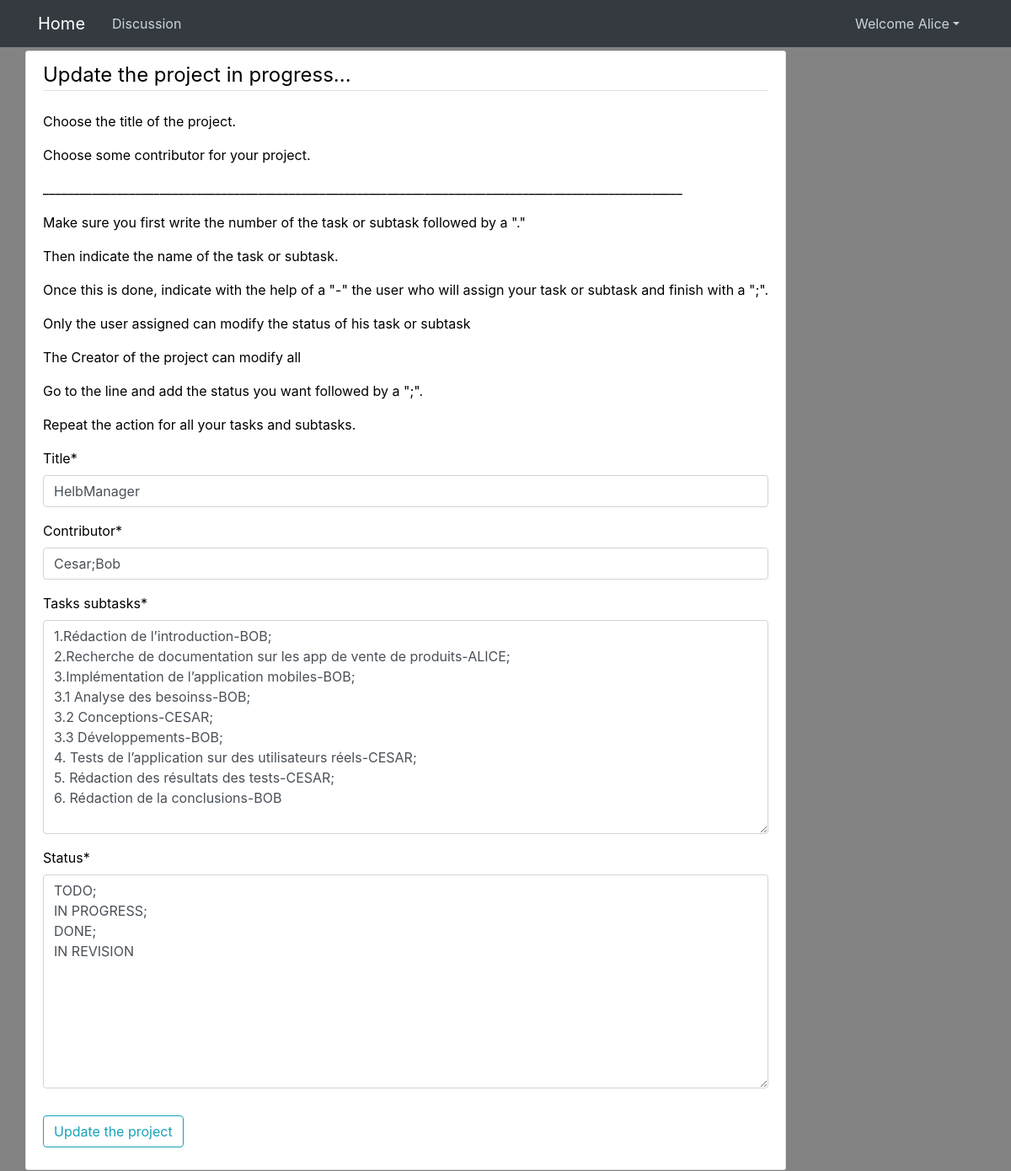
The page /post/1/update (signed in) on the database as committed earlier.
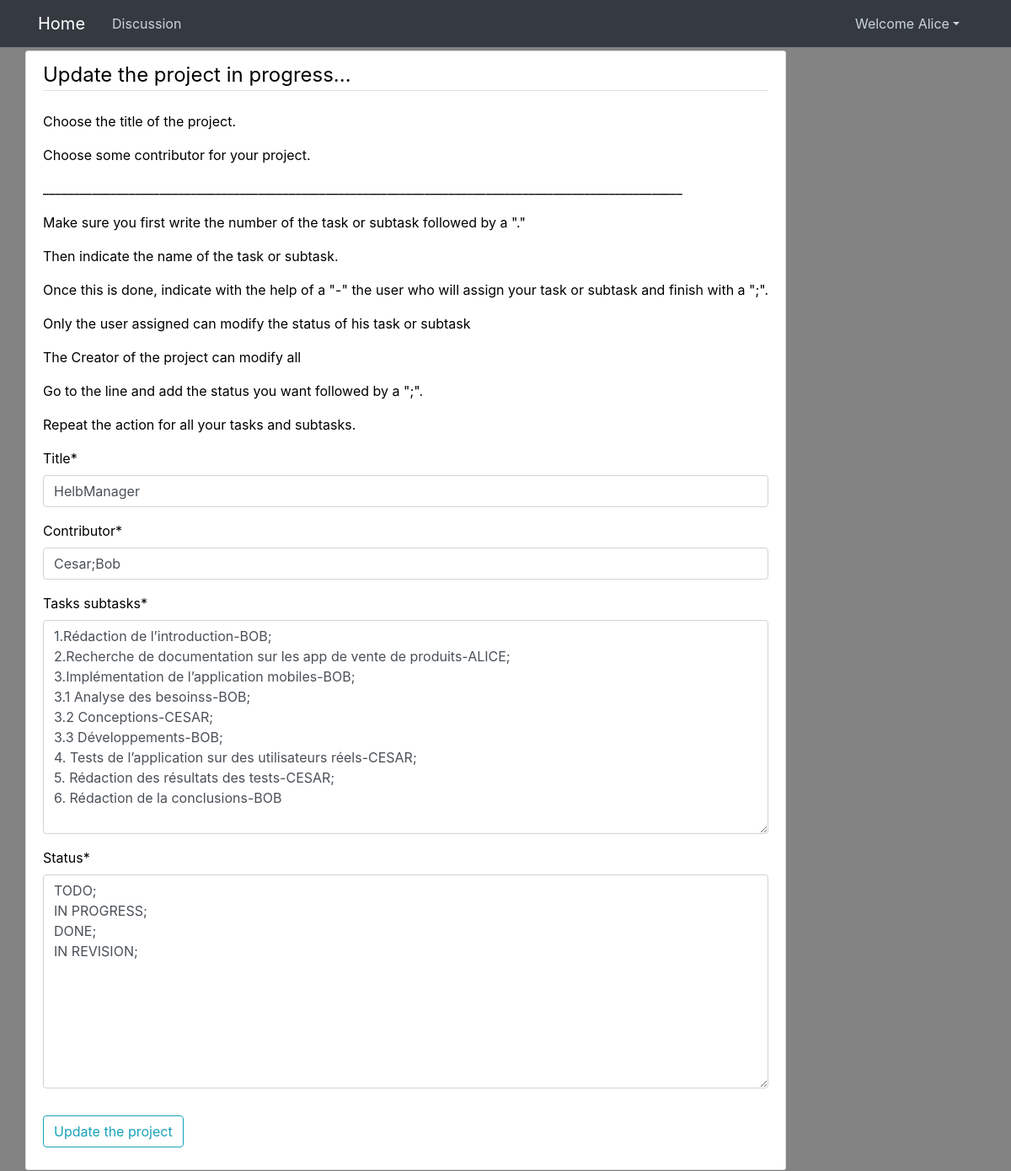
The same page on the database as committed later.
### blog/models.py (models this page shows, shortened)
class Post(models.Model):
    title = models.CharField(max_length=100)
    contributor = models.CharField(max_length=100)
    tasks_subtasks =  models.TextField()
    status = models.TextField()
    date_posted = models.DateTimeField(default=timezone.now)
    author = models.ForeignKey(User, on_delete=models.CASCADE)
    class Meta:
        ordering = ['contributor']

### blog/views.py (the view, shortened to what this page needs)
# urls.py: path('post/<int:pk>/update', PostUpdateView.as_view(), name='post-update'),
class PostUpdateView(LoginRequiredMixin, UserPassesTestMixin, UpdateView):
    model = Post
    fields =['title','contributor','tasks_subtasks','status']
    def test_func(self):
        post = self.get_object()
        return True

### blog/templates/Blog/post_form.html (shortened to what this page needs)
{% extends "blog/base.html" %}
{% load crispy_forms_tags %}
{% block content %}
<div class="content-section">
   <form method="POST">
   <fieldset class="form-group">
      {% if object.author == user %}
      <legend class="border-bottom mb-4"> Update the project in progress...</legend>
      {% else %}
      <legend class="border-bottom mb-4"> New project in progress...</legend>
      {% endif %}
      <p>Choose the title of the project.</p>
      <p>Choose some contributor for your project.</p>
      <p>________________________________________________________________________________________________________</p>
      <p>Make sure you first write the number of the task or subtask followed by a "."</p>
      <p>Then indicate the name of the task or subtask.</p>
      <p>Once this is done, indicate with the help of a "-" the user who will assign your task or subtask and finish with a ";".</p>
      <p>Only the user assigned can modify the status of his task or subtask</p>
      <p>The Creator of the project can modify all</p>
      <p>Go to the line and add the status you want followed by a ";".</p>
      <p>Repeat the action for all your tasks and subtasks.</p>
     {{ form|crispy }}
   </fieldset>
   <div class="form-group">
      {% if object.author == user %}
      <button class="btn btn-outline-info" type="submit"> Update the project</button>
      {% else %}
      <button class="btn btn-outline-info" type="submit"> Create the project</button>
      {% endif %}
   </div>
</form>
</div>
{% endblock %}

Rows that differ between the two databases and show on the page:
changed Post "HelbManager": status "TODO; IN PROGRESS; DONE; IN REVISION" → "TODO; IN PROGRESS; DONE; IN REVISION;"
